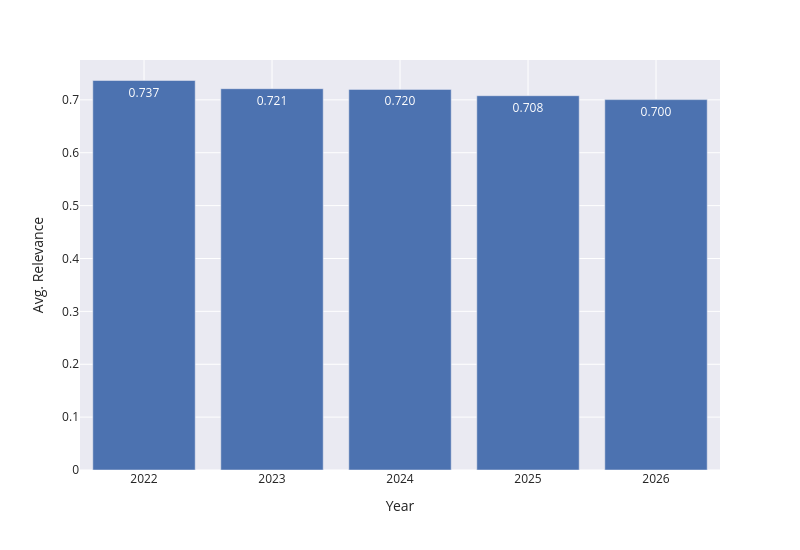

The notebook cell saved with this chart:
### Code cell
graph_data = (
    data[['Year', 'labled']]
        .groupby(by='Year')
        .mean()
        .reset_index()
)

graph_data['text'] = graph_data['labled'].apply(lambda x : f"{x:.3f}")

fig = px.bar(
    graph_data,
    x="Year",
    y="labled",
    width=800,
    height=550,
    labels={
        "Year": "Year",
        "labled": "Avg. Relevance"
    },
    text = "text",
)

show(fig)

### Figure 1 — Plotly figure (JSON) as saved in the notebook; plotly's stock layout.template omitted (floating-point values rounded to 4 significant figures)
{"data": [{"hovertemplate": "Year=%{x}<br>Avg. Relevance=%{y}<br>text=%{text}<extra></extra>", "legendgroup": "", "marker": {"color": "rgb(76,114,176)", "pattern": {"shape": ""}}, "name": "", "orientation": "v", "showlegend": false, "text": ["0.737", "0.721", "0.720", "0.708", "0.700"], "textposition": "auto", "type": "bar", "x": [2022, 2023, 2024, 2025, 2026], "xaxis": "x", "y": [0.7366, 0.7211, 0.7198, 0.7079, 0.7005], "yaxis": "y"}], "layout": {"barmode": "relative", "font": {"size": 12}, "height": 550, "legend": {"tracegroupgap": 0}, "margin": {"t": 60}, "width": 800, "xaxis": {"anchor": "y", "domain": [0, 1], "title": {"text": "Year"}}, "yaxis": {"anchor": "x", "domain": [0, 1], "title": {"text": "Avg. Relevance"}}}}
